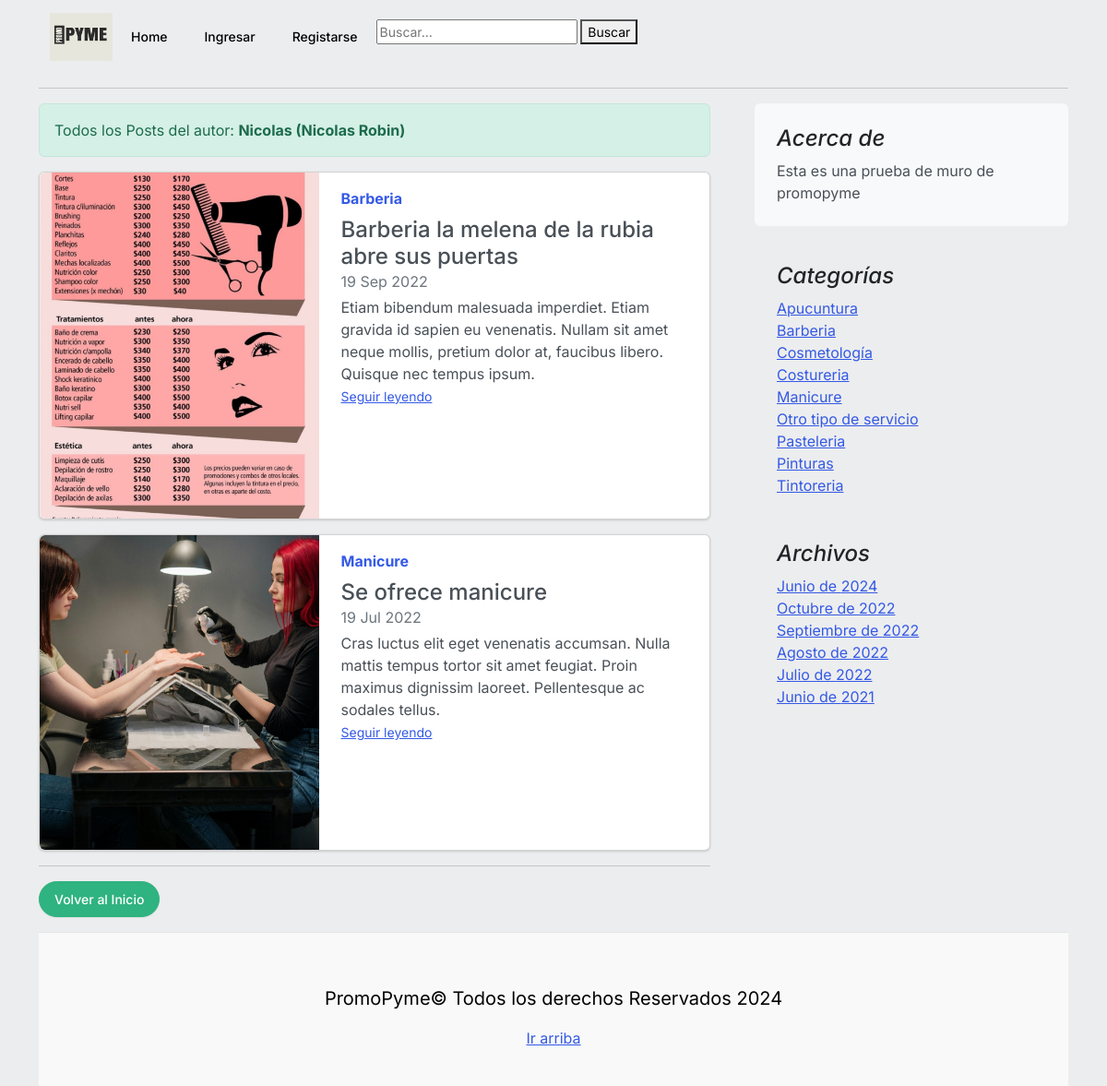
Page /author/?aut=1 on the committed database.
### core/models.py (models this page shows, shortened)
class Post(models.Model):
	title = models.CharField(max_length=250, verbose_name='Título')
	excerpt = models.TextField(verbose_name='Bajada')
	content = RichTextField(verbose_name='Contenido')
	image = models.ImageField(upload_to='posts', null=True, blank=True, verbose_name='Imagen')
	published = models.BooleanField(default=False, verbose_name='Publicado')
	category = models.ForeignKey(Category, on_delete=models.CASCADE, related_name='get_posts', verbose_name='Categoría')
	author = models.ForeignKey(User, on_delete=models.CASCADE, related_name='get_posts', verbose_name='Autor')
	created = models.DateTimeField(auto_now_add=True, verbose_name='Fecha de creación')
	updated = models.DateTimeField(auto_now=True, verbose_name='Fecha de modificación')
	class Meta:
		verbose_name = 'Publicación'
		verbose_name_plural = 'Publicaciones'
		ordering = ['-created']

class Category (models.Model):
	name = models.CharField(max_length=200, unique=True, verbose_name='Nombre')
	active = models.BooleanField(default=True, verbose_name='Activo')
	created = models.DateTimeField(auto_now_add=True, verbose_name='Fecha de creación')
	updated = models.DateTimeField(auto_now=True, verbose_name='Fecha de modificación')
	class Meta:
		verbose_name = 'Categoría'
		verbose_name_plural = 'Categorías'
		ordering = ['name']
	def __str__(self):
		return self.name

### core/views.py (the view)
# urls.py: path('author/', AutorListView.as_view(), name='author'),
class AutorListView(ListView):
    model = User
    template_name = 'core/author.html'
    def get_queryset(self):
        author_id = self.request.GET['aut']
        if author_id:
            return Post.objects.filter(author_id=author_id, published= True)
        return super().get_queryset()
    def get_context_data(self, **kwargs):
        context = super(AutorListView, self).get_context_data(**kwargs)
        context['author']= User.objects.get(id =  self.request.GET['aut'])
        return context

### core/processors.py (called while the page is built)
def ctx_dic_about(request):
	ctx_about = {}
	ctx_about['ABOUT'] = About.objects.latest('created')
	return ctx_about

def ctx_dic_category(request):
	ctx_category = {}
	ctx_category['categories'] = Category.objects.filter(active=True)
	return ctx_category

def ctx_dic_history(request):
	ctx_history = {}
	ctx_history['dates'] = Post.objects.dates('created', 'month', order='DESC').distinct()
	return ctx_history

def ctx_dic_link(request):
	ctx_link = {}
	links = Link.objects.all()
	for link in links:
		ctx_link[link.key] = {'url':link.url, 'icon':link.icon}
	return ctx_link

### core/templates/core/author.html
{% extends 'core/base.html' %}
{% load static %}
{% block content %}
<div class="alert alert-success" role="alert">
    Todos los Posts del autor: <strong>{{ author.username }} ({{ author.first_name }} {{ author.last_name }})</strong>
</div>
{% for post in author.get_posts.all %}
    <div class="card mb-3">
    <div class="row g-0">
        <div class="col-md-5">
        <img src={{ post.image.url }} class="img-fluid rounded-start" alt="...">
        </div>
        <div class="col-md-7">
        <div class="card-body">
            <strong class="d-inline-block mb-2 text-primary">{{ post.category }}</strong>
            <h4 class="mb-0">{{ post.title }}</h4>
            <div class="mb-1 text-muted">{{ post.created|date:"d M Y" }}</div>
            <p class="card-text mb-auto">{{ post.excerpt }}</p>
            <p class="card-text"><small class="text-muted"><a href={% url 'post' post.id %} class="stretched-link">Seguir leyendo</a></small></p>
        </div>
        </div>
    </div>
    </div>
{% endfor %}
<hr>
{% if request.path != '/' %}
    <div class="my-3">
        <a class="btn btn-success rounded-pill" href={% url 'home' %}>Volver al Inicio</a>
    </div>
{% endif %}
{% endblock %}

### core/templates/core/base.html (shortened to what this page needs)
<!doctype html>
<html lang="es">
<head>
    {% load static %}
    <link rel="stylesheet" href="https://cdn.jsdelivr.net/npm/bootstrap-icons@1.9.1/font/bootstrap-icons.css">
    <link href={% static 'core/css/bootstrap.min.css' %} rel="stylesheet">
    <link href={% static 'core/css/blog.css' %} rel="stylesheet">
    <link rel="stylesheet" href={% static 'core/css/style.css' %}>
</head>
<body class="body">
  <div class="container">
    <header>
      <nav class="navbar navbar-expand-lg bg-body-tertiary">
        <div class="container-fluid">
          <div class ="contenedor_logo">
            <img class="logo" src="{% static 'core/img/PRomo (1).png' %}" alt="logo" style="width:68px;height:52px" >
          </div>
          <div class="collapse navbar-collapse" id="navbarSupportedContent">
            <ul class="navbar-nav me-auto mb-2 mb-lg-0">
              <li class="nav-item">
                <a class="nav-link " aria-current="page" href='/'>Home</a>
              </li>
              {% if request.user.is_authenticated %}
                <li class="nav-item">
                  <a class="nav-link"  href={% url 'create' %}>Crear Post</a>
                </li>
                <li class="nav-item">
                  <a class="nav-link"  href={% url 'exit' %}>Salir</a>
                </li>
              <ul>
              {% include 'core/includes/submenu.html' %}
              </ul>
              {% else %}
              <li class="nav-item">
                <a class="nav-link" href={% url 'login' %}>Ingresar</a>
              </li>
              <li class="nav-item">
                <a class="nav-link" href={% url 'register' %}>Registarse</a>
              </li>
              {% endif %}
              <form method="GET" action="{% url 'buscar' %}">
                <input type="text" name="buscar" placeholder="Buscar..." value="{{request.GET.buscar}}">
                <button type="submit">Buscar</button>
            </form>
            </ul>
          </div>
        </div>
      </nav>
    </header>
    <hr>
    <main class="mt-2">
      <section class="row g-5">
        <div class="col-md-8">
            {% block content %}
            {% endblock %}
        </div>
        <aside class="col-md-4">
          <div class="position-sticky" style="top: 2rem;">
            <div class="p-4 mb-3 bg-light rounded">
              <h4 class="fst-italic">Acerca de</h4>
              <p class="mb-0">Esta es una prueba de muro de promopyme</p>
            </div>
            <div class="p-4">
              <h4 class="fst-italic">Categorías</h4>
              <ol class="list-unstyled mb-0">
                {% for item in categories %}
                  <li><a href={% url 'category' %}?cat={{ item.id }}>{{ item.name }}</a></li>
                {% endfor %}
              </ol>
            </div>
            <div class="p-4">
              <h4 class="fst-italic">Archivos</h4>
              <ol class="list-unstyled mb-0">
                {% for item in dates %}
                  <li>
                    {% if item.month == 6 %}<a href={% url 'dates' item.month item.year %}>Junio de {{ item.year }}</a>{% endif %}
                    {% if item.month == 7 %}<a href={% url 'dates' item.month item.year %}>Julio de {{ item.year }}</a>{% endif %}
                    {% if item.month == 8 %}<a href={% url 'dates' item.month item.year %}>Agosto de {{ item.year }}</a>{% endif %}
                    {% if item.month == 9 %}<a href={% url 'dates' item.month item.year %}>Septiembre de {{ item.year }}</a>{% endif %}
                    {% if item.month == 10 %}<a href={% url 'dates' item.month item.year %}>Octubre de {{ item.year }}</a>{% endif %}
                  </li>
                {% endfor %}
              </ol>
            </div>
          </div>
        </aside>
      </section>
    </main>
    <footer class="blog-footer" >
      <p class="fs-5 px-3 pt-3"> PromoPyme&copy; Todos los derechos Reservados 2024</p>
      <p>
        <a href="#">Ir arriba</a>
      </p>
    </footer>
  </div>
</body>
</html>

### core/static/core/css/blog.css (style rules this page uses)
.blog-footer { padding: 2.5rem 0; color: #020202; text-align: center; background-color: #f9f9f9; border-top: .05rem solid #e5e5e5; }
.blog-footer p:last-child { margin-bottom: 0; }

### core/static/core/css/style.css (style rules this page uses)
.body { margin: 0; padding: 0; background:#ecedee; height: 100%; }

### rows in the picture
Post: image (picture), category "Barberia", title "Barberia la melena de la rubia abre sus puertas", created "19 Sep 2022", excerpt "Etiam bibendum malesuada imperdiet. Etiam gravida id sapien eu venenatis. Nullam sit amet neque mollis, pretium dolor at, faucibus libero. Quisque nec tempus ipsum."
Post: image (picture), category "Manicure", title "Se ofrece manicure", created "19 Jul 2022", excerpt "Cras luctus elit eget venenatis accumsan. Nulla mattis tempus tortor sit amet feugiat. Proin maximus dignissim laoreet. Pellentesque ac sodales tellus."
Category: name "Apucuntura"
Category: name "Barberia"
Category: name "Cosmetología"
Category: name "Costureria"
Category: name "Manicure"
Category: name "Otro tipo de servicio"
Category: name "Pasteleria"
Category: name "Pinturas"
Category: name "Tintoreria"

### other values in the picture
{{ author.username }} "Nicolas"
{{ author.first_name }} "Nicolas"
{{ author.last_name }} "Robin"
{{ item.year }} "2024" "2021"
{{ item.year }} "2022"
